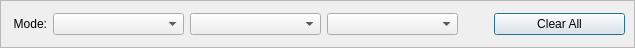
<?xml version="1.0" encoding="UTF-8"?>
<ui version="4.0">
 <class>SearchControlsPlus</class>
 <widget class="QDialog" name="SearchControlsPlus">
  <property name="geometry">
   <rect>
    <x>0</x>
    <y>0</y>
    <width>635</width>
    <height>48</height>
   </rect>
  </property>
  <property name="sizePolicy">
   <sizepolicy hsizetype="Expanding" vsizetype="Expanding">
    <horstretch>1</horstretch>
    <verstretch>1</verstretch>
   </sizepolicy>
  </property>
  <property name="windowTitle">
   <string>Search Controls</string>
  </property>
  <layout class="QHBoxLayout" name="horizontalLayout_2">
   <property name="spacing">
    <number>0</number>
   </property>
   <property name="leftMargin">
    <number>0</number>
   </property>
   <property name="topMargin">
    <number>0</number>
   </property>
   <property name="rightMargin">
    <number>0</number>
   </property>
   <property name="bottomMargin">
    <number>0</number>
   </property>
   <item>
    <widget class="QFrame" name="frame">
     <property name="frameShape">
      <enum>QFrame::StyledPanel</enum>
     </property>
     <property name="frameShadow">
      <enum>QFrame::Raised</enum>
     </property>
     <layout class="QHBoxLayout" name="horizontalLayout">
      <property name="leftMargin">
       <number>12</number>
      </property>
      <property name="topMargin">
       <number>11</number>
      </property>
      <property name="bottomMargin">
       <number>11</number>
      </property>
      <item>
       <widget class="QLabel" name="model">
        <property name="sizePolicy">
         <sizepolicy hsizetype="Maximum" vsizetype="Preferred">
          <horstretch>0</horstretch>
          <verstretch>0</verstretch>
         </sizepolicy>
        </property>
        <property name="text">
         <string>Mode:</string>
        </property>
        <property name="alignment">
         <set>Qt::AlignRight|Qt::AlignTrailing|Qt::AlignVCenter</set>
        </property>
       </widget>
      </item>
      <item>
       <widget class="QComboBox" name="cbSearchMode">
        <property name="focusPolicy">
         <enum>Qt::StrongFocus</enum>
        </property>
       </widget>
      </item>
      <item>
       <widget class="QComboBox" name="cbLookWhere">
        <property name="focusPolicy">
         <enum>Qt::StrongFocus</enum>
        </property>
       </widget>
      </item>
      <item>
       <widget class="QComboBox" name="cbSearchDirection">
        <property name="focusPolicy">
         <enum>Qt::StrongFocus</enum>
        </property>
       </widget>
      </item>
      <item>
       <spacer name="horizontalSpacer">
        <property name="orientation">
         <enum>Qt::Horizontal</enum>
        </property>
        <property name="sizeType">
         <enum>QSizePolicy::Fixed</enum>
        </property>
        <property name="sizeHint" stdset="0">
         <size>
          <width>30</width>
          <height>20</height>
         </size>
        </property>
       </spacer>
      </item>
      <item>
       <widget class="QPushButton" name="btClearAll">
        <property name="focusPolicy">
         <enum>Qt::StrongFocus</enum>
        </property>
        <property name="toolTip">
         <string>Ignore current settings and return an empty Controls value. </string>
        </property>
        <property name="text">
         <string>Clear All</string>
        </property>
       </widget>
      </item>
     </layout>
    </widget>
   </item>
  </layout>
 </widget>
 <tabstops>
  <tabstop>cbSearchMode</tabstop>
  <tabstop>cbLookWhere</tabstop>
  <tabstop>cbSearchDirection</tabstop>
 </tabstops>
 <resources/>
 <connections/>
</ui>
